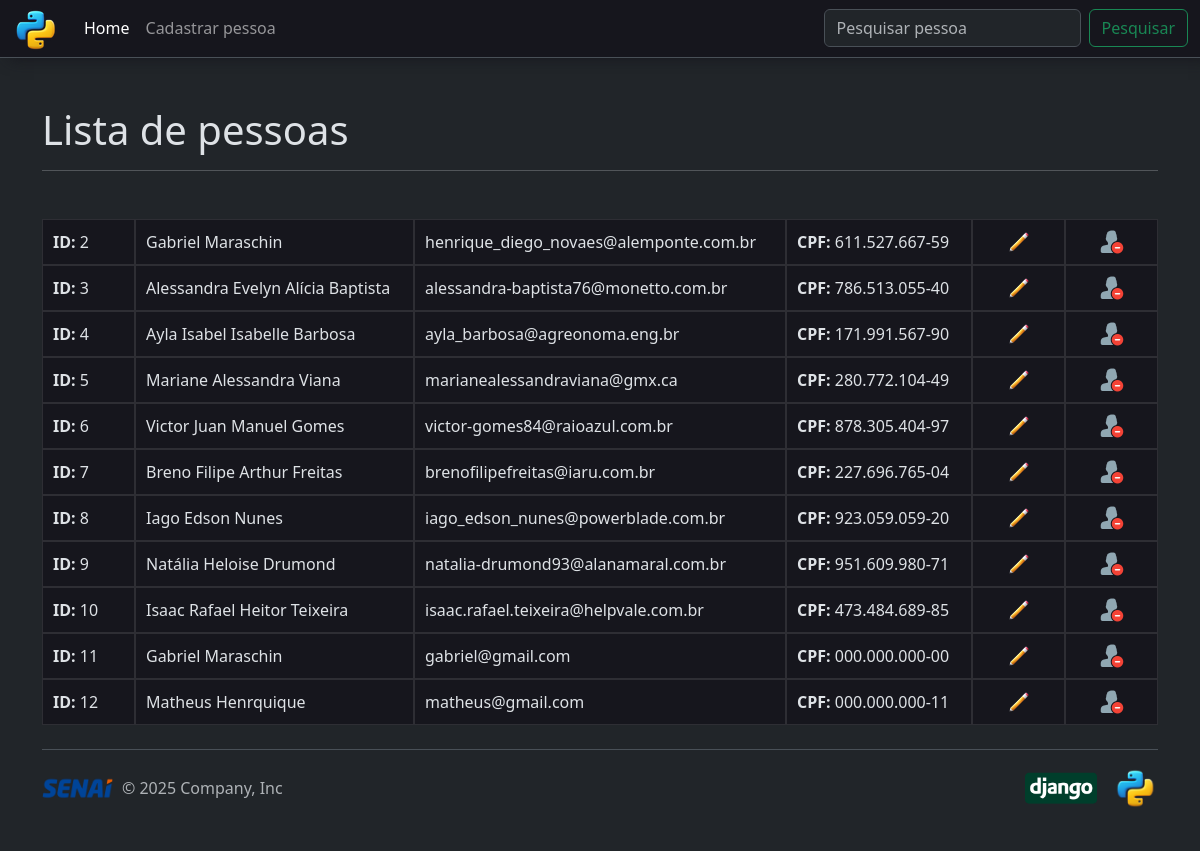
Page /crud_app/ on the committed database.
### crud_app/models.py (models this page shows, shortened)
class Pessoa(models.Model):
    id_pessoa = models.AutoField(primary_key=True)
    nome = models.CharField(max_length=255, null=False, blank=False)
    email = models.EmailField(unique=True, null=False, blank=False)
    cpf = models.CharField(max_length=14, unique=True, null=True, blank=True)

### crud_app/views.py (the view)
# urls.py: path('', views.home, name='home'),
def home(request):
    pessoas = Pessoa.objects.all()
    return render(request, "home.html", {"pessoas": pessoas})

### crud_app/templates/home.html (shortened to what this page needs)
{% extends 'base.html' %}
{% block content %}
{% load static %}
<div class="container">
  <h1>Lista de pessoas</h1>
  <hr class="mb-5">
  {% for pessoa in pessoas %}
  <ul class="row lista-pessoas">
    <li class="col-12 col-md-2 col-lg-1"><b>ID: </b>{{ pessoa.id_pessoa }}</li>
    <li class="col-12 col-md-10 col-lg-3">{{ pessoa.nome }}</li>
    <li class="col-12 col-md-8 col-lg-4">{{ pessoa.email }}</li>
    <li class="col-12 col-md-4 col-lg-2"><b>CPF: </b>{{ pessoa.cpf }}</li>
    <li class="col-6 col-md-6 col-lg-1">
      <a href="{% url 'alterar_pessoa' pessoa.id_pessoa %}">
        <img src="{% static 'img/editar.png' %}" alt="Editar" title="Editar" style="width: 24px;">
      </a>
    </li>
    <li class="col-6 col-md-6 col-lg-1">
      <a href="{% url 'deletar_pessoa' pessoa.id_pessoa %}">
        <img src="{% static 'img/deletar.png' %}" alt="Deletar" title="Deletar" style="width: 24px;">
      </a>
    </li>
  </ul>
  {% empty %}
  <ul>
    <li>Nenhuma pessoa cadastrada</li>
  </ul>
  {% endfor %}
</div>
{% endblock %}

### crud_app/templates/base.html (shortened to what this page needs)
{% load static %}
<!doctype html>
<html lang="pt-br">
<head>
    <link href="https://cdn.jsdelivr.net/npm/bootstrap@5.3.8/dist/css/bootstrap.min.css" rel="stylesheet"
>
    <link href="{% static 'css/estilo.css' %}" rel="stylesheet" type="text/css" media="all">
</head>
<body class="bg-dark" data-bs-theme="dark">
    {% include 'header.html' %}
    <main>
        {% block content %}{% endblock %}
    </main>
    {% include 'footer.html' %}
</body>
</html>

### crud_app/templates/header.html (shortened to what this page needs)
{% load static %}
<header>
    <nav class="navbar navbar-expand-lg mb-5 border-bottom" data-bs-theme="dark"
        style="background-color: #16161d; box-shadow: 10px 0px 15px #16161d;">
        <div class="container-fluid">
            <a class="navbar-brand" href="#">
                <img src="{% static 'img/icone.png' %}" alt="Ícone" style="margin: -10px 0px;" />
            </a>
            <div class="collapse navbar-collapse" id="navbarSupportedContent">
                <ul class="navbar-nav me-auto mb-2 mb-lg-0">
                    <li class="nav-item">
                        <a class="nav-link active" aria-current="page" href="{% url 'home' %}">Home</a>
                    </li>
                    <li class="nav-item">
                        <a class="nav-link" href="{% url 'cadastro_pessoa' %}">Cadastrar pessoa</a>
                    </li>
                </ul>
                <form action="{% url 'buscar_pessoa' %}" method="GET" class="d-flex" role="search">
                    <input class="form-control me-2" type="search" placeholder="Pesquisar pessoa" aria-label="Search"
                        name="buscar" />
                    <button class="btn btn-outline-success" type="submit">Pesquisar</button>
                </form>
            </div>
        </div>
    </nav>
</header>

### crud_app/templates/footer.html
{% load static %}
<div class="container">
    <footer class="d-flex flex-wrap justify-content-between align-items-center py-3 my-4 border-top">
        <div class="col-md-4 d-flex align-items-center">
            <a href="/" class="mb-3 me-2 mb-md-0 text-body-secondary text-decoration-none lh-1" aria-label="Bootstrap">
                <img src="{% static 'img/senailogo_nova.png' %}" alt="SENAI Logo" style="width: 72px;">
            </a> <span class="mb-3 mb-md-0 text-body-secondary">© 2025 Company, Inc</span>
        </div>
        <ul class="nav col-md-4 justify-content-end list-unstyled d-flex">
            <li class="ms-3">
                <a class="text-body-secondary" href="#" aria-label="Django">
                    <img src="{% static 'img/Django-Logo.png' %}" alt="Django logo" style="width: 72px;">
                </a>
            </li>
            <li class="ms-3">
                <a class="text-body-secondary" href="#" aria-label="Python">
                    <img src="{% static 'img/icone.png' %}" alt="Python logo" style="width: 45px;">
                </a>
            </li>
        </ul>
    </footer>
</div>

### crud_app/static/css/estilo.css (style rules this page uses)
html, body { height: 100%; margin: 0; padding: 0; }
body { min-height: 100vh; display: flex; flex-direction: column; }
main { flex: 1; }
footer { padding: 20px 0; text-align: center; }
.lista-pessoas { list-style: none; padding: 0px; margin: 0; }
.lista-pessoas li { background-color: #16161d; border: 1px solid rgba(255, 255, 255, 0.1); padding: 10px; }
.lista-pessoas li a { display: flex; align-items: center; justify-content: center; }

### rows in the picture
Pessoa: id_pessoa "2", nome "Gabriel Maraschin", email "henrique_diego_novaes@alemponte.com.br", cpf "611.527.667-59"
Pessoa: id_pessoa "3", nome "Alessandra Evelyn Alícia Baptista", email "alessandra-baptista76@monetto.com.br", cpf "786.513.055-40"
Pessoa: id_pessoa "4", nome "Ayla Isabel Isabelle Barbosa", email "ayla_barbosa@agreonoma.eng.br", cpf "171.991.567-90"
Pessoa: id_pessoa "5", nome "Mariane Alessandra Viana", email "marianealessandraviana@gmx.ca", cpf "280.772.104-49"
Pessoa: id_pessoa "6", nome "Victor Juan Manuel Gomes", email "victor-gomes84@raioazul.com.br", cpf "878.305.404-97"
Pessoa: id_pessoa "7", nome "Breno Filipe Arthur Freitas", email "brenofilipefreitas@iaru.com.br", cpf "227.696.765-04"
Pessoa: id_pessoa "8", nome "Iago Edson Nunes", email "iago_edson_nunes@powerblade.com.br", cpf "923.059.059-20"
Pessoa: id_pessoa "9", nome "Natália Heloise Drumond", email "natalia-drumond93@alanamaral.com.br", cpf "951.609.980-71"
Pessoa: id_pessoa "10", nome "Isaac Rafael Heitor Teixeira", email "isaac.rafael.teixeira@helpvale.com.br", cpf "473.484.689-85"
Pessoa: id_pessoa "11", nome "Gabriel Maraschin", email "gabriel@gmail.com", cpf "000.000.000-00"
Pessoa: id_pessoa "12", nome "Matheus Henrquique", email "matheus@gmail.com", cpf "000.000.000-11"
